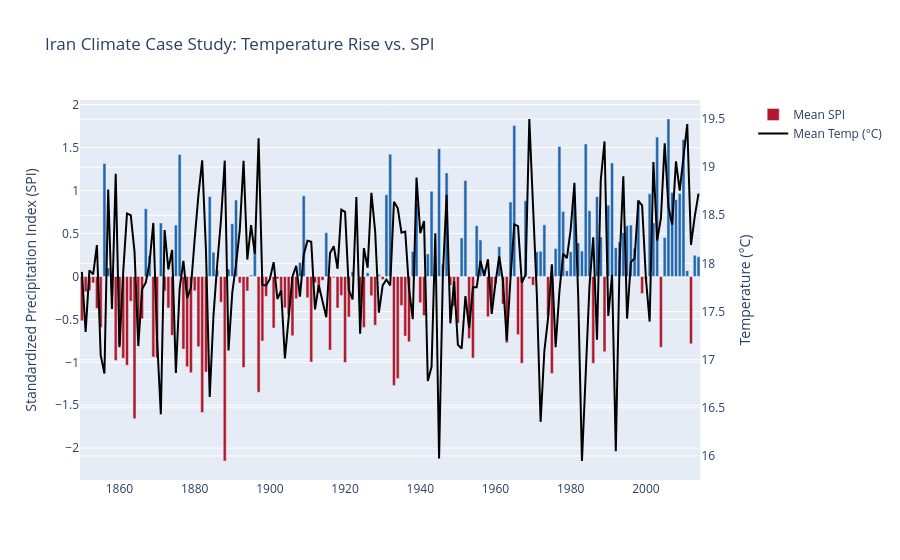

Write notebook code for a chart like this one.
### Code cell
import plotly.graph_objects as go
from plotly.subplots import make_subplots

# Example template for a single country case study (e.g., Iran)
country_df = df[df['country'] == 'Iran'].sort_values('year')

fig = make_subplots(specs=[[{"secondary_y": True}]])

# Add SPI as bars
fig.add_trace(
    go.Bar(
        x=country_df['year'], 
        y=country_df['mean_spi'],
        marker_color=['#b2182b' if val < 0 else '#2166ac' for val in country_df['mean_spi']],
        name="Mean SPI"
    ),
    secondary_y=False,
)

# Add Temperature as a line
fig.add_trace(
    go.Scatter(
        x=country_df['year'], 
        y=country_df['mean_temp_C'], 
        line=dict(color='black', width=2),
        name="Mean Temp (°C)"
    ),
    secondary_y=True,
)

fig.update_layout(title_text="Iran Climate Case Study: Temperature Rise vs. SPI")
fig.update_yaxes(title_text="Standardized Precipitation Index (SPI)", secondary_y=False)
fig.update_yaxes(title_text="Temperature (°C)", secondary_y=True)
fig.show()

### Figure 1 — Plotly figure (JSON) as saved in the notebook; plotly's stock layout.template omitted (floating-point values rounded to 4 significant figures; data arrays with more than 128 entries replaced by an {"elided": "..."} marker saying what was removed)
{"data": [{"marker": {"color": {"elided": "165 str values"}}, "name": "Mean SPI", "type": "bar", "x": {"elided": "165 int values"}, "xaxis": "x", "y": {"elided": "165 float values"}, "yaxis": "y"}, {"line": {"color": "black", "width": 2}, "name": "Mean Temp (°C)", "type": "scatter", "x": {"elided": "165 int values"}, "xaxis": "x", "y": {"elided": "165 float values"}, "yaxis": "y2"}], "layout": {"title": {"text": "Iran Climate Case Study: Temperature Rise vs. SPI"}, "xaxis": {"anchor": "y", "domain": [0, 0.94]}, "yaxis": {"anchor": "x", "domain": [0, 1], "title": {"text": "Standardized Precipitation Index (SPI)"}}, "yaxis2": {"anchor": "x", "overlaying": "y", "side": "right", "title": {"text": "Temperature (°C)"}}}}
